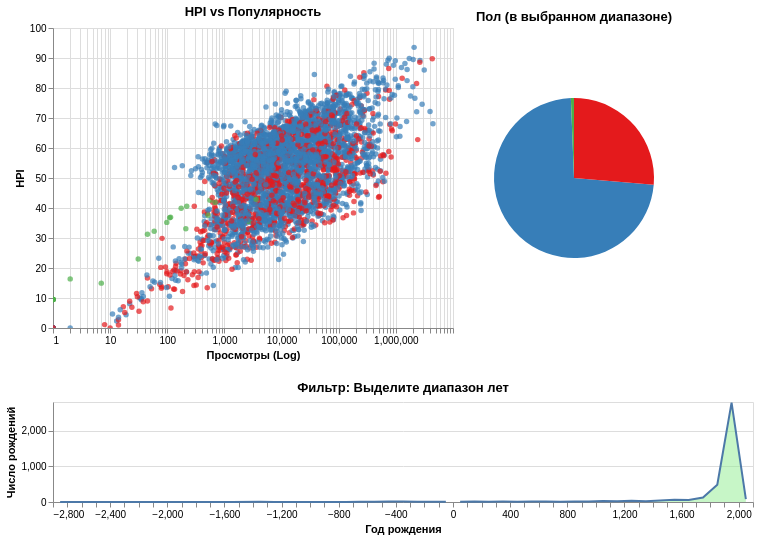

The notebook cell this image was saved under:
### Markdown cell above
####Дашборд 2: Временная шкала и гендер

### Code cell
# 1. Селекторы
brush = alt.selection_interval(encodings=['x'], name="YearRange")
gender_select = alt.selection_point(fields=['gender'], bind='legend', name="GenderSelect")

# 2. Нижний график: Таймлайн (Кисть)
timeline = (
    alt.Chart(source)
    .mark_area(color='lightgreen', opacity=0.5, line=True)
    .encode(
        x=alt.X('birthyear:Q', bin=alt.Bin(maxbins=50), title='Год рождения'),
        y=alt.Y('count():Q', title='Число рождений')
    )
    .add_params(brush)
    .properties(width=700, height=100, title='Фильтр: Выделите диапазон лет')
)

# 3. Верхний левый: HPI vs Views
scatter_hpi = (
    alt.Chart(source[source['non_en_page_views'] > 0])
    .mark_circle(size=30, clip=True) # clip=True чтобы не вылезало
    .encode(
        x=alt.X('non_en_page_views:Q', scale=alt.Scale(type='log'), title='Просмотры (Log)'),
        y=alt.Y('hpi:Q', scale=alt.Scale(zero=False), title='HPI'),
        color=alt.condition(
            brush,

            alt.Color('gender:N', scale=alt.Scale(scheme='set1'), legend=None),
            alt.value('lightgray')
        ),
        tooltip=['occupation', 'hpi', 'birthyear']
    )
    .add_params(gender_select)
    .transform_filter(gender_select)
    .properties(width=400, height=300, title='HPI vs Популярность')
)

# 4. Верхний правый: Пай-чарт
pie_gender = (
    alt.Chart(source)
    .mark_arc(outerRadius=80)
    .encode(
        theta=alt.Theta('count():Q', stack=True),
        color=alt.Color('gender:N'), # тут тоже лучше явно указать :N
        tooltip=['gender', 'count()'],
        opacity=alt.condition(brush, alt.value(1), alt.value(0.3))
    )
    .transform_filter(brush)
    .transform_filter(gender_select)
    .properties(width=200, height=300, title='Пол (в выбранном диапазоне)')
)

# Сборка
(scatter_hpi | pie_gender) & timeline

### Figure 1 — Vega-Lite specification as saved in the notebook (floating-point values rounded to 4 significant figures; data arrays with more than 128 entries replaced by an {"elided": "..."} marker saying what was removed)
{"config": {"view": {"continuousWidth": 300, "continuousHeight": 300}}, "vconcat": [{"hconcat": [{"data": {"name": "data-5165001e4ae8f1c62059d33bfc9730e4"}, "mark": {"type": "circle", "clip": true, "size": 30}, "encoding": {"color": {"condition": {"param": "YearRange", "field": "gender", "legend": null, "scale": {"scheme": "set1"}, "type": "nominal"}, "value": "lightgray"}, "tooltip": [{"field": "occupation", "type": "nominal"}, {"field": "hpi", "type": "quantitative"}, {"field": "birthyear", "type": "quantitative"}], "x": {"field": "non_en_page_views", "scale": {"type": "log"}, "title": "Просмотры (Log)", "type": "quantitative"}, "y": {"field": "hpi", "scale": {"zero": false}, "title": "HPI", "type": "quantitative"}}, "height": 300, "name": "view_7", "title": "HPI vs Популярность", "transform": [{"filter": {"param": "GenderSelect"}}], "width": 400}, {"data": {"name": "data-5165001e4ae8f1c62059d33bfc9730e4"}, "mark": {"type": "arc", "outerRadius": 80}, "encoding": {"color": {"field": "gender", "type": "nominal"}, "opacity": {"condition": {"param": "YearRange", "value": 1}, "value": 0.3}, "theta": {"aggregate": "count", "stack": true, "type": "quantitative"}, "tooltip": [{"field": "gender", "type": "nominal"}, {"aggregate": "count", "type": "quantitative"}]}, "height": 300, "title": "Пол (в выбранном диапазоне)", "transform": [{"filter": {"param": "YearRange"}}, {"filter": {"param": "GenderSelect"}}], "width": 200}]}, {"data": {"name": "data-5165001e4ae8f1c62059d33bfc9730e4"}, "mark": {"type": "area", "color": "lightgreen", "line": true, "opacity": 0.5}, "encoding": {"x": {"bin": {"maxbins": 50}, "field": "birthyear", "title": "Год рождения", "type": "quantitative"}, "y": {"aggregate": "count", "title": "Число рождений", "type": "quantitative"}}, "height": 100, "name": "view_8", "title": "Фильтр: Выделите диапазон лет", "width": 700}], "params": [{"name": "GenderSelect", "select": {"type": "point", "fields": ["gender"]}, "bind": "legend", "views": ["view_7"]}, {"name": "YearRange", "select": {"type": "interval", "encodings": ["x"]}, "views": ["view_8"]}], "$schema": "https://vega.github.io/schema/vega-lite/v5.20.1.json", "datasets": {"data-5165001e4ae8f1c62059d33bfc9730e4": {"elided": "4000 records"}}}
